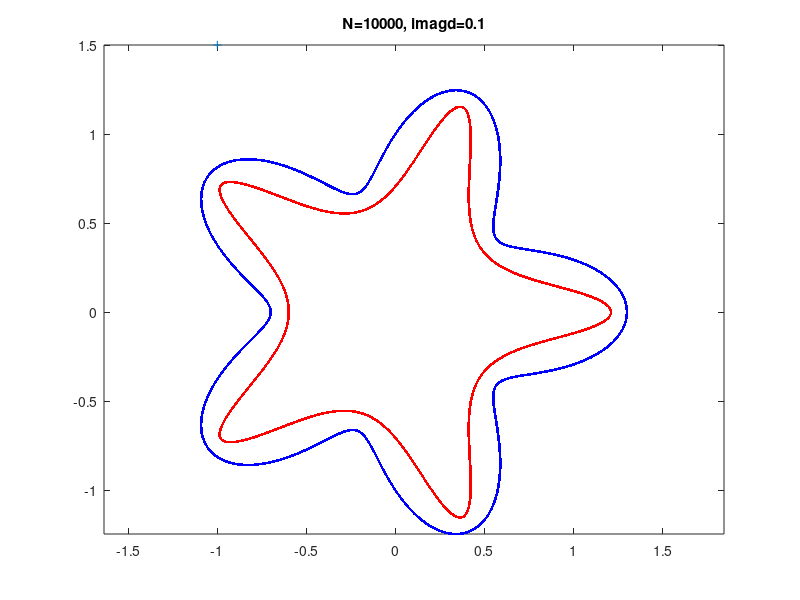

Reproduce this figure in MATLAB. (Note: this script raises an error after producing the figure.)
% driver code for 2D Helmholtz exterior scattering from smooth domain.
% using MFS and FLAM FDS. Small example to test: FLAM and FMM2D.

% Barnett 3/25/19. 4/8/19: added FMM2D

clear;
v = 1;        % verbosity: 0 = text only, 1 = total potential plot

k = 30;    % wavenumber (fix all params if want to compare to ue value below)

b = 1; a = .3; w = 5; % try 25;        % smooth wobbly radial shape params
R = @(t) b*(1 + a*cos(w*t));

ti = -pi/6; ui = @(x) exp(1i*k*(cos(ti)*real(x)+sin(ti)*imag(x))); % u_inc
x0 = -1 + 1.5i;   % scatt wave soln test pt.  Note pts are in complex notation

N = 1e4;         % overkill by factor 20, but good for test evalmeth='f'.
evalmeth = 'f';   % summation method for pot eval: 'd' direct slow, 'f' FMM.

% MFS: t = surface pt struct, s = source pt struct
M = round(1.2*N);         % # bdry pts
t.t = (1:M)'/M*2*pi; t.x = exp(1i*t.t).*R(t.t);  % bdry pts
s.t = (1:N)'/N*2*pi; s.x = exp(1i*s.t).*R(s.t);  % MFS src pts
imagd = 0.1;                   % Note for imagd=0.1 in this BVP, rank(A)<600
s.t = 1i*imagd + (1:N)'/N*2*pi; s.x = exp(1i*s.t).*R(s.t);
if v, figure(1); clf; plot(t.x, 'b.-'); hold on; plot(s.x, 'r.'); plot(x0,'+');
  axis equal; title(sprintf('N=%d, imagd=%g',N,imagd)); hold off; drawnow; end

% convert to real coords: rx = surface pts (rows), cx = source pts (cols)...
rx = [real(t.x(:))'; imag(t.x(:))']; cx = [real(s.x(:))'; imag(s.x(:))'];

% linear solver choice...
meth = 'r';  % 'l'=dense LU, 'q'=dense QR, 'r'=FLAM rskel

flampar.rank_or_tol = 1e-12;
flampar.p=64;  % num proxy pts (should depend on eps)
flampar.opts = []; flampar.opts.verb = 0;
flampar.occ=128;    % max pts per box for quadtree

lsqpar.tau = eps^(-1/3);  % params for LSQ
lsqpar.qr = 'q';   % 'q'=qr, 's'=spqr (needs SuiteSparse)
lsqpar.refine = 0;      % 0 or 1

F = factor(k,rx,cx,meth,flampar,lsqpar);  % direct solve, into struct fac
if meth~='r', fprintf('eps-rank of A : %d\n',rank(F.A,1e-14*normest(F.A))), end
rhs = -ui(t.x);     % eval uinc on bdry
co = solve(F,rhs,meth);
nrm = norm(co);
ur = mfseval(k,[real(t.x)';imag(t.x)'],cx,co,evalmeth);  % apply A to co
rrms = norm(ur(:) - rhs)/sqrt(M);

u = mfseval(k,[real(x0);imag(x0)],cx,co,'d');   % one targ: always use direct

ue =  -0.764438165507287 +     0.357188677072235i;  % true val (a=.3,w=5,k=30)
disp('      N       resid rms      u err at pt   soln 2-norm:')
Ns = N;
format short g; disp([Ns(:), rrms, abs(u-ue), nrm]); format long g

m = 1e3;    % check at this many new shifted-grid bdry pts
clear b; b.t = (0.5:m-0.5)'/m*2*pi; b.x = exp(1i*b.t).*R(b.t);
ub = mfseval(k,[real(b.x)';imag(b.x)'],cx,co,evalmeth);
utotb = ub + ui(b.x).';                 % physical potential on bdry
fprintf('bdry rms err: %.3g \n', norm(utotb)/sqrt(m)) % u_tot on bdry = 0?

if v, dx = 0.01; xmax = 2.0; g = -xmax:dx:xmax;      % image plot grid
  [xx yy] = meshgrid(g,g);
  ii = ~insideradfunc(R,xx+1i*yy);
  xx = xx(ii)'; yy = yy(ii)';       % row vecs of ext targ coords only
  tic; uu = mfseval(k,[xx;yy],cx,co,evalmeth);
  fprintf('grid eval %.3g s\n',toc);
  uu = uu + ui([xx + 1i*yy]);   % add incident to get physical potential (rows)
  ug = nan*ii; ug(ii) = uu;     % overwrite ext only
  figure(2); clf; imagesc(g,g,real(ug)); caxis(2*[-1 1]); axis equal tight xy
  colorbar; hold on; plot(t.x,'-');
end
